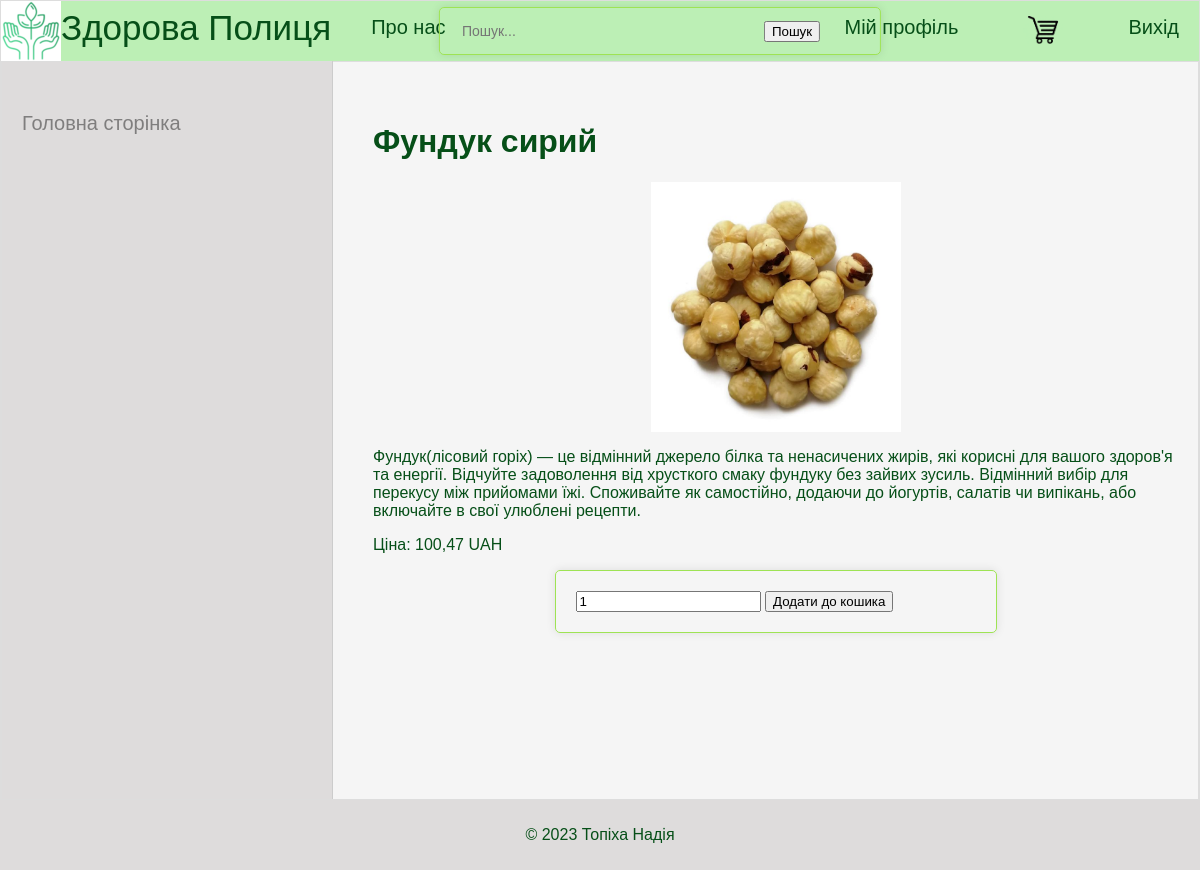
The page /product/4/ (signed in) on the database its author committed.
### myapp1/models.py (models this page shows, shortened)
class Product(models.Model):
    name = models.CharField(max_length=255)
    description = models.TextField()
    price = models.DecimalField(max_digits=10, decimal_places=2)
    currency = models.CharField(max_length=10, default='UAH')
    image = models.ImageField(upload_to='product_images/')
    category = models.ForeignKey(Category, on_delete=models.CASCADE, null=True, blank=True)

### myapp1/views.py (the view)
# urls.py: path('product/<int:pk>/', ProductDetailView.as_view(), name='product_detail'),
class ProductDetailView(DetailView):
    model = Product
    template_name = 'product_detail.html'
    context_object_name = 'product'

### templates/product_detail.html (shortened to what this page needs)
{% extends 'base.html' %}
{% load static %}
{% block content %}
  {% if user.is_authenticated %}
    <div class="product-detail">
      <h1>{{ product.name }}</h1>
      <img class="product-img" src="{{ product.image.url }}" alt="{{ product.name }}">
      <p>{{ product.description }}</p>
      <p>Ціна: {{ product.price }} {{ product.currency }}</p>
      <form method="post" action="{% url 'add_to_cart' product_id=product.id %}">
        <input type="number" name="quantity" value="1" min="1">
        <button type="submit">Додати до кошика</button>
      </form>
    </div>
  {% else %}
    <h1>Помилка</h1>
    <p>Доступ обмежений. Будь ласка, увійдіть в систему.</p>
  {% endif %}
{% endblock %}

### myapp1/static/css/styles.css (style rules this page uses)
html, body { font-family: 'Arial'; margin: 0; padding: 0; height: 100%; width: 100%; color: #064f18; min-height: 100vh; flex-direction: column; }
img { max-width: 100%; width: 35px; height: auto; margin: 0px 20px 0 80px; }
.product-img { width: 250px; height: auto; display: block; margin: 0 auto; }
form { max-width: 400px; margin: 0 auto; width: 100%; padding: 20px; border: 1px solid rgb(158, 227, 84); border-radius: 5px; box-shadow: 0 0 10px rgba(0, 0, 0, 0.1); }

### rows shown on the page
Product: name "Фундук сирий", image (picture), description "Фундук(лісовий горіх) — це відмінний джерело білка та ненасичених жирів, які корисні для вашого здоров'я та енергії. Відчуйте задоволення від хрусткого смаку фундуку без зайвих зусиль. Відмінний вибір для перекусу між прийомами їжі. Споживайте як самостійно, додаючи до йогуртів, салатів чи випікань, або включайте в свої улюблені рецепти.", price "100,47", currency "UAH"
